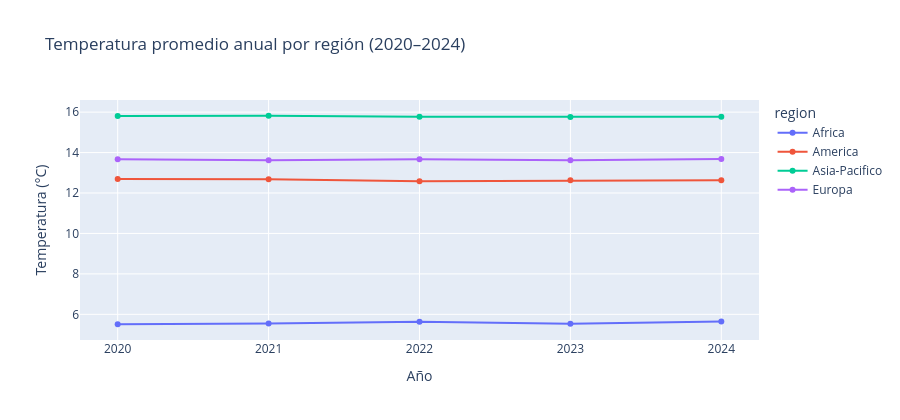

This figure's notebook cell:
### Markdown cell above
---
## 3. Estadística descriptiva
<a id="seccion3"></a>

**Objetivo:** Caracterizar cada variable y comparar países y regiones
mediante medidas de tendencia central, dispersión y análisis temporal.

### Code cell
temp_region = (df.groupby(["year","region"])["avg_temperature"]
               .mean().reset_index())

fig = px.line(
    temp_region, x="year", y="avg_temperature",
    color="region", markers=True,
    title="Temperatura promedio anual por región (2020–2024)",
    labels={"avg_temperature":"Temperatura (°C)","year":"Año"},
    height=420
)
fig.update_layout(xaxis=dict(tickmode="linear", dtick=1))
fig.show()

### Figure 1 — Plotly figure (JSON) as saved in the notebook; plotly's stock layout.template omitted (floating-point values rounded to 4 significant figures)
{"data": [{"hovertemplate": "region=Africa<br>Año=%{x}<br>Temperatura (°C)=%{y}<extra></extra>", "legendgroup": "Africa", "line": {"color": "#636efa", "dash": "solid"}, "marker": {"symbol": "circle"}, "mode": "lines+markers", "name": "Africa", "orientation": "v", "showlegend": true, "type": "scatter", "x": [2020, 2021, 2022, 2023, 2024], "xaxis": "x", "y": [5.51, 5.548, 5.632, 5.537, 5.649], "yaxis": "y"}, {"hovertemplate": "region=America<br>Año=%{x}<br>Temperatura (°C)=%{y}<extra></extra>", "legendgroup": "America", "line": {"color": "#EF553B", "dash": "solid"}, "marker": {"symbol": "circle"}, "mode": "lines+markers", "name": "America", "orientation": "v", "showlegend": true, "type": "scatter", "x": [2020, 2021, 2022, 2023, 2024], "xaxis": "x", "y": [12.69, 12.68, 12.59, 12.63, 12.63], "yaxis": "y"}, {"hovertemplate": "region=Asia-Pacifico<br>Año=%{x}<br>Temperatura (°C)=%{y}<extra></extra>", "legendgroup": "Asia-Pacifico", "line": {"color": "#00cc96", "dash": "solid"}, "marker": {"symbol": "circle"}, "mode": "lines+markers", "name": "Asia-Pacifico", "orientation": "v", "showlegend": true, "type": "scatter", "x": [2020, 2021, 2022, 2023, 2024], "xaxis": "x", "y": [15.81, 15.82, 15.77, 15.76, 15.77], "yaxis": "y"}, {"hovertemplate": "region=Europa<br>Año=%{x}<br>Temperatura (°C)=%{y}<extra></extra>", "legendgroup": "Europa", "line": {"color": "#ab63fa", "dash": "solid"}, "marker": {"symbol": "circle"}, "mode": "lines+markers", "name": "Europa", "orientation": "v", "showlegend": true, "type": "scatter", "x": [2020, 2021, 2022, 2023, 2024], "xaxis": "x", "y": [13.68, 13.62, 13.67, 13.63, 13.68], "yaxis": "y"}], "layout": {"height": 420, "legend": {"title": {"text": "region"}, "tracegroupgap": 0}, "title": {"text": "Temperatura promedio anual por región (2020–2024)"}, "xaxis": {"anchor": "y", "domain": [0, 1], "dtick": 1, "tickmode": "linear", "title": {"text": "Año"}}, "yaxis": {"anchor": "x", "domain": [0, 1], "title": {"text": "Temperatura (°C)"}}}}
